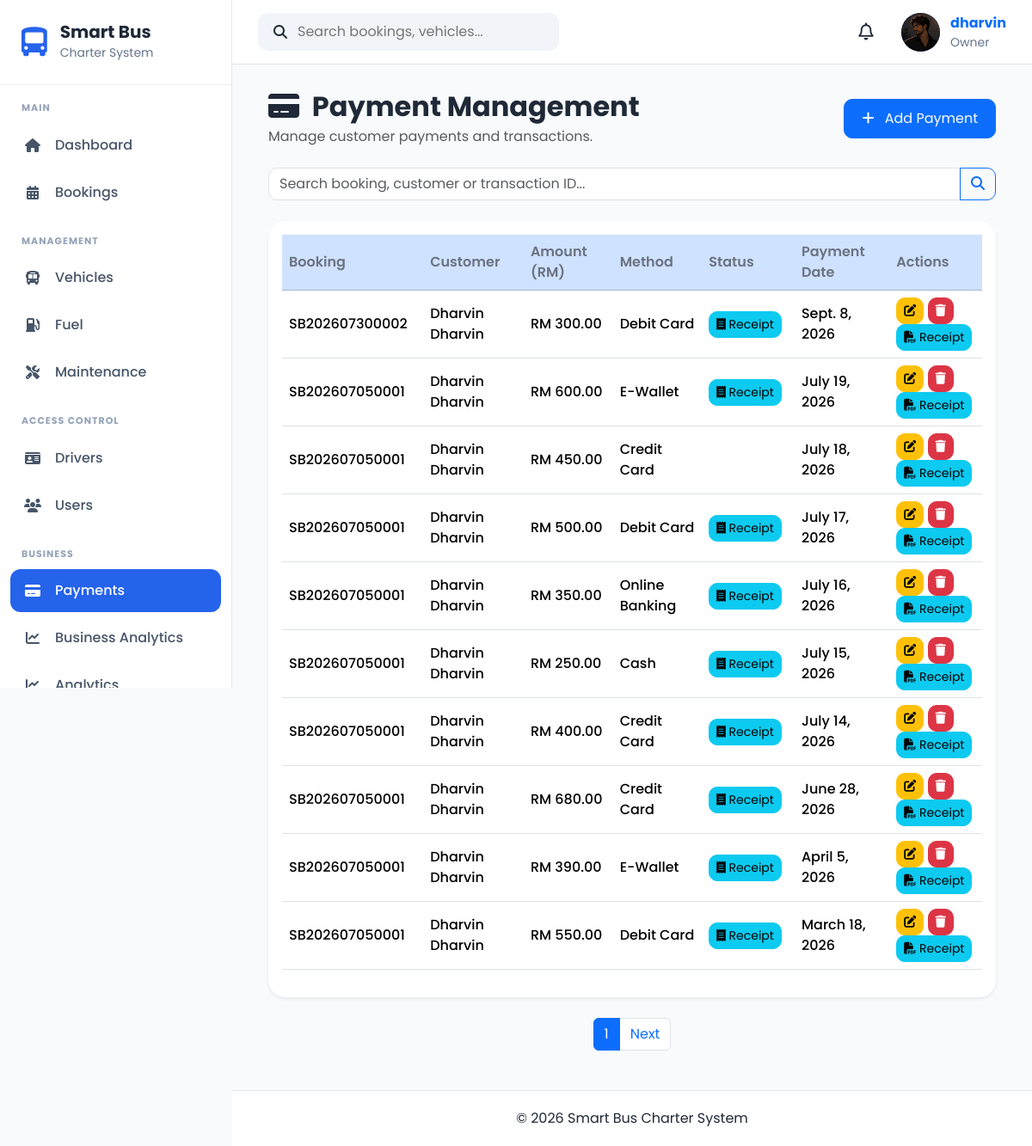
/payments/ (signed in), run on the app's committed database.
### apps/accounts/models.py (models this page shows, shortened)
class UserProfile(models.Model):
    OWNER = "Owner"
    ADMIN = "Admin"
    DRIVER = "Driver"
    CUSTOMER = "Customer"
    ROLE_CHOICES = [
        (OWNER, "Owner"),
        (ADMIN, "Admin"),
        (DRIVER, "Driver"),
        (CUSTOMER, "Customer"),
    ]
    GENDER_CHOICES = [
        ("Male", "Male"),
        ("Female", "Female"),
        ("Other", "Other"),
    ]
    user = models.OneToOneField(
        User,
        on_delete=models.CASCADE,
        related_name="profile"
    )
    role = models.CharField(
        max_length=20,
        choices=ROLE_CHOICES,
        default=CUSTOMER
    )
    phone = models.CharField(
        max_length=20,
        blank=True
    )
    address = models.TextField(
        blank=True
    )
    city = models.CharField(
        max_length=100,
        blank=True
    )
    state = models.CharField(
        max_length=100,
        blank=True
    )
    postcode = models.CharField(
        max_length=20,
        blank=True
    )
    country = models.CharField(
        max_length=100,
        default="Malaysia"
    )
    gender = models.CharField(
        max_length=10,
        choices=GENDER_CHOICES,
        blank=True
    )
    profile_picture = models.ImageField(
        upload_to="profile_pictures/",
        blank=True,
        null=True
    )
    must_change_password = models.BooleanField(default=False)
    created_at = models.DateTimeField(
        auto_now_add=True
    )
    updated_at = models.DateTimeField(
        auto_now=True
    )

### apps/payments/models.py (models this page shows, shortened)
class Payment(models.Model):
    PAYMENT_METHOD_CHOICES = [
        ("Cash", "Cash"),
        ("Credit Card", "Credit Card"),
        ("Debit Card", "Debit Card"),
        ("Online Banking", "Online Banking"),
        ("E-Wallet", "E-Wallet"),
        ("Bank Transfer", "Bank Transfer"),
    ]
    PAYMENT_STATUS_CHOICES = [
        ("Pending", "Pending"),
        ("Paid", "Paid"),
        ("Partially Paid", "Partially Paid"),
        ("Refunded", "Refunded"),
        ("Cancelled", "Cancelled"),
    ]
    booking = models.ForeignKey(
        Booking,
        on_delete=models.CASCADE,
        related_name="payments"
    )
    amount = models.DecimalField(
        max_digits=10,
        decimal_places=2
    )
    payment_method = models.CharField(
        max_length=30,
        choices=PAYMENT_METHOD_CHOICES
    )
    payment_status = models.CharField(
        max_length=20,
        choices=PAYMENT_STATUS_CHOICES,
        default="Pending"
    )
    transaction_id = models.CharField(
        max_length=100,
        blank=True,
        null=True
    )
    payment_date = models.DateField()
    remarks = models.TextField(
        blank=True,
        null=True
    )
    created_at = models.DateTimeField(auto_now_add=True)
    updated_at = models.DateTimeField(auto_now=True)

### apps/bookings/models.py (models this page shows, shortened)
class Booking(models.Model):
    STATUS_CHOICES = [
        ("Pending", "Pending"),
        ("Confirmed", "Confirmed"),
        ("Completed", "Completed"),
        ("Cancelled", "Cancelled"),
    ]
    PAYMENT_CHOICES = [
        ("Pending", "Pending"),
        ("Paid", "Paid"),
        ("Refunded", "Refunded"),
    ]
    booking_number = models.CharField(
        max_length=20,
        unique=True,
        blank=True,
    )
    customer = models.ForeignKey(
        Customer,
        on_delete=models.CASCADE,
        related_name="bookings",
    )
    vehicle = models.ForeignKey(
        Vehicle,
        on_delete=models.PROTECT,
        related_name="bookings",
    )
    driver = models.ForeignKey(
        Driver,
        on_delete=models.PROTECT,
        related_name="bookings",
    )
    pickup_location = models.CharField(max_length=150)
    destination = models.CharField(max_length=150)
    travel_date = models.DateField()
    departure_time = models.TimeField()
    return_date = models.DateField(
        blank=True,
        null=True,
    )
    passenger_count = models.PositiveIntegerField()
    total_price = models.DecimalField(
        max_digits=10,
        decimal_places=2,
        default=0,
    )
    booking_status = models.CharField(
        max_length=20,
        choices=STATUS_CHOICES,
        default="Pending",
    )
    payment_status = models.CharField(
        max_length=20,
        choices=PAYMENT_CHOICES,
        default="Pending",
    )
    remarks = models.TextField(
        blank=True,
    )
    created_at = models.DateTimeField(
        default=timezone.now,
    )
    updated_at = models.DateTimeField(
        auto_now=True,
    )
    class Meta:
        ordering = ["-travel_date", "-created_at"]

### apps/customers/models.py (models this page shows, shortened)
class Customer(models.Model):
    GENDER_CHOICES = [
        ("Male", "Male"),
        ("Female", "Female"),
        ("Other", "Other"),
    ]
    first_name = models.CharField(
        max_length=100
    )
    last_name = models.CharField(
        max_length=100
    )
    email = models.EmailField(
        unique=True
    )
    phone = models.CharField(
        max_length=20,
        unique=True
    )
    address = models.TextField()
    city = models.CharField(
        max_length=100
    )
    state = models.CharField(
        max_length=100
    )
    postcode = models.CharField(
        max_length=10
    )
    gender = models.CharField(
        max_length=10,
        choices=GENDER_CHOICES
    )
    profile_picture = models.ImageField(
        upload_to="customers/",
        blank=True,
        null=True
    )
    created_at = models.DateTimeField(
        auto_now_add=True
    )
    updated_at = models.DateTimeField(
        auto_now=True
    )

### apps/payments/views.py (the view, shortened to what this page needs)
@login_required
def payment_list(request):
    role = request.user.profile.role
    payments = Payment.objects.select_related(
        "booking",
        "booking__customer"
    ).order_by("-payment_date")
    if role == "customer":
        payments = payments.filter(
            booking__customer=request.user.profile.user
        )
    elif role in ["Owner", "Admin"]:
        payments = payments
    else:
        payments = payments.none()
    search = request.GET.get("search", "").strip()
    paginator = Paginator(payments, 10)
    page_number = request.GET.get("page")
    page_obj = paginator.get_page(page_number)
    context = {
        "page_obj": page_obj,
        "payments": page_obj,
        "search": search,
        "is_paginated": page_obj.has_other_pages(),
        "role": role,
    }
    return render(
        request,
        "payments/payment_list.html",
        context,
    )

### apps/accounts/context_processors.py (called while the page is built)
def user_role(request):
    role = None
    if request.user.is_authenticated:
        try:
            role = request.user.profile.role
        except Exception:
            role = None
    return {
        "user_role": role
    }

### apps/notifications/context_processors.py (called while the page is built)
def notification_context(request):
    if not request.user.is_authenticated:
        return {}
    notifications = (
        NotificationRecipient.objects
        .filter(user=request.user)
        .select_related("notification")
        .order_by("-notification__created_at")[:5]
    )
    unread_count = (
        NotificationRecipient.objects
        .filter(
            user=request.user,
            is_read=False
        )
        .count()
    )
    return {
        "navbar_notifications": notifications,
        "unread_notifications": unread_count,
    }

### templates/payments/payment_list.html (shortened to what this page needs)
{% extends "crud/base_list.html" %}
{% block header_title %}
<i class="fas fa-credit-card me-2"></i>
Payment Management
{% endblock %}
{% block header_subtitle %}
Manage customer payments and transactions.
{% endblock %}
{% block add_button %}
{% if role == "Owner" or role == "Admin" %}
    <a href="{% url 'payments:payment_create' %}" class="btn btn-primary">
        <i class="fas fa-plus me-2"></i>
        Add Payment
    </a>
{% endif %}
{% endblock %}
{% block search %}
<form method="GET" class="mb-4">
    <div class="input-group">
        <input
            type="text"
            name="search"
            value="{{ search }}"
            class="form-control"
            placeholder="{% if role == 'Customer' %}Search booking or transaction ID...
            {% else %}Search booking, customer or transaction ID...
            {% endif %}">
        <button class="btn btn-outline-primary" type="submit">
            <i class="fas fa-search"></i>
        </button>
    </div>
</form>
{% endblock %}
{% block table %}
<table class="table table-hover align-middle">
    <thead class="table-primary">
        <tr>
            <th>Booking</th>
            <th>Customer</th>
            <th>Amount (RM)</th>
            <th>Method</th>
            <th>Status</th>
            <th>Payment Date</th>
            <th width="170">Actions</th>
        </tr>
    </thead>
    <tbody>
    {% for payment in payments %}
        <tr>
            <td>
                {{ payment.booking.booking_number }}
            </td>
            <td>
                {{ payment.booking.customer.first_name }}
                {{ payment.booking.customer.last_name }}
            </td>
            <td>
                RM {{ payment.amount }}
            </td>
            <td>
                {{ payment.payment_method }}
            </td>
            <td>
                {% if payment.payment_status == "Paid" %}
                    <a href="{% url 'payments:payment_receipt' payment.pk %}"
                    class="btn btn-info btn-sm">
                        <i class="fa-solid fa-receipt"></i>
                        Receipt
                    </a>
                {% elif payment.payment_status == "Refunded" %}
                    <span class="badge bg-secondary">
                        Refunded
                    </span>
                {% elif payment.payment_status == "Cancelled" %}
                    <span class="badge bg-danger">
                        Cancelled
                    </span>
                {% endif %}
            </td>
            <td>
                {{ payment.payment_date }}
            </td>
            <td>
                <a href="{% url 'payments:payment_update' payment.pk %}"
                   class="btn btn-warning btn-sm">
                    <i class="fas fa-edit"></i>
                </a>
                <a href="{% url 'payments:payment_delete' payment.pk %}"
                   class="btn btn-danger btn-sm">
                    <i class="fas fa-trash"></i>
                </a>
                <a href="{% url 'payments:payment_receipt' payment.id %}"
                   class="btn btn-info btn-sm">
                    <i class="fa-solid fa-file-pdf"></i>
                    Receipt
                </a>
            </td>
        </tr>
    {% endfor %}
    </tbody>
</table>
{% endblock %}
{% block pagination %}
{% if is_paginated %}
<nav>
    <ul class="pagination justify-content-center">
        <li class="page-item active">
            <span class="page-link">
                {{ page_obj.number }}
            </span>
        </li>
        {% if page_obj.has_next %}
        <li class="page-item">
            <a class="page-link"
               href="?search={{ search }}&page={{ page_obj.next_page_number }}">
                Next
            </a>
        </li>
        {% endif %}
    </ul>
</nav>
{% endif %}
{% endblock %}

### templates/components/navbar.html (shortened to what this page needs)
{% load static %}
<nav class="navbar-custom">
    <div class="navbar-left">
        <div class="search-box">
            <i class="fa-solid fa-magnifying-glass"></i>
            <input
                type="text"
                placeholder="Search bookings, vehicles..."
            >
        </div>
    </div>
    <div class="navbar-right">
            <div class="notification-icon">
                <button
                    class="notification-btn"
                    id = "notificationBtn">
                    <i class="fa-regular fa-bell"></i>
                </button>
            </div>
        <a href="{% url 'accounts:profile' %}" class="profile-link">
            <div class="profile-menu">
                {% if request.user.profile.profile_picture %}
                    <img
                        src="{{ request.user.profile.profile_picture.url }}"
                        alt="Profile Picture"
                        class="profile-avatar profile-image"
                    >
                {% else %}
                    <div class="profile-avatar">
                        {{ request.user.username|first|upper }}
                    </div>
                {% endif %}
                <div class="profile-info">
                    <strong>{{ request.user.username }}</strong>
                    <small>
                        {{ request.user.profile.role|default:"User" }}
                    </small>
                </div>
            </div>
        </a>
    </div>
</nav>

### static/css/base.css (style rules this page uses)
* { margin:0; padding:0; box-sizing:border-box; font-family:'Poppins',sans-serif; }
body { background:#F8FAFC; color:#1F2937; overflow-x:hidden; }
a { text-decoration:none; }

### static/css/layout.css (style rules this page uses)
.navbar-custom { height:75px; background:#ffffff; display:flex; justify-content:space-between; align-items:center; padding:0 30px; border-bottom:1px solid #E5E7EB; }
.navbar-left { display:flex; align-items:center; gap:20px; }
.search-box { display:flex; align-items:center; gap:12px; background:#F1F5F9; padding:10px 18px; border-radius:12px; width:350px; }
.search-box input { border:none; background:none; width:100%; outline:none; }
.navbar-right { display:flex; align-items:center; gap:20px; }
.notification-btn { position:relative; width:42px; height:42px; border:none; border-radius:50%; background:#fff; display:flex; justify-content:center; align-items:center; cursor:pointer; z-index:2000; }
.notification-icon { position:relative; z-index:2000; }
.profile-menu { display:flex; align-items:center; gap:12px; }
.profile-avatar { width:45px; height:45px; background:#2563EB; color:white; border-radius:50%; display:flex; justify-content:center; align-items:center; font-weight:700; }
.profile-info { display:flex; flex-direction:column; }
.profile-info small { color:#64748B; }

### static/css/components.css (style rules this page uses)
.notification-btn i { font-size:20px; color:#1f2937; }

### static/css/crud.css (style rules this page uses)
.table thead { background:#0d6efd; color:white; }
.table th { vertical-align:middle; }
.table td { vertical-align:middle; }
.btn { border-radius:10px; }
.form-control, .form-select { border-radius:10px; }

### static/css/profile.css (style rules this page uses)
.table th { width:220px; color:#6b7280; font-weight:600; }
.table td { font-weight:500; }
.btn-primary { border-radius:10px; padding:10px 20px; }

### data on the page
Payment: booking.booking_number "SB202607300002", booking.customer.first_name "Dharvin", booking.customer.last_name "Dharvin", amount "300.00", payment_method "Debit Card", payment_status "Paid" (drawn), payment_date "Sept. 8, 2026"
Payment: booking.booking_number "SB202607050001", booking.customer.first_name "Dharvin", booking.customer.last_name "Dharvin", amount "600.00", payment_method "E-Wallet", payment_status "Paid" (drawn), payment_date "July 19, 2026"
Payment: booking.booking_number "SB202607050001", booking.customer.first_name "Dharvin", booking.customer.last_name "Dharvin", amount "450.00", payment_method "Credit Card", payment_date "July 18, 2026"
Payment: booking.booking_number "SB202607050001", booking.customer.first_name "Dharvin", booking.customer.last_name "Dharvin", amount "500.00", payment_method "Debit Card", payment_status "Paid" (drawn), payment_date "July 17, 2026"
Payment: booking.booking_number "SB202607050001", booking.customer.first_name "Dharvin", booking.customer.last_name "Dharvin", amount "350.00", payment_method "Online Banking", payment_status "Paid" (drawn), payment_date "July 16, 2026"
Payment: booking.booking_number "SB202607050001", booking.customer.first_name "Dharvin", booking.customer.last_name "Dharvin", amount "250.00", payment_method "Cash", payment_status "Paid" (drawn), payment_date "July 15, 2026"
Payment: booking.booking_number "SB202607050001", booking.customer.first_name "Dharvin", booking.customer.last_name "Dharvin", amount "400.00", payment_method "Credit Card", payment_status "Paid" (drawn), payment_date "July 14, 2026"
Payment: booking.booking_number "SB202607050001", booking.customer.first_name "Dharvin", booking.customer.last_name "Dharvin", amount "680.00", payment_method "Credit Card", payment_status "Paid" (drawn), payment_date "June 28, 2026"
Payment: booking.booking_number "SB202607050001", booking.customer.first_name "Dharvin", booking.customer.last_name "Dharvin", amount "390.00", payment_method "E-Wallet", payment_status "Paid" (drawn), payment_date "April 5, 2026"
Payment: booking.booking_number "SB202607050001", booking.customer.first_name "Dharvin", booking.customer.last_name "Dharvin", amount "550.00", payment_method "Debit Card", payment_status "Paid" (drawn), payment_date "March 18, 2026"

### other printed values
{{ request.user.username }} "dharvin"
{{ request.user.profile.role|default:"User" }} "Owner"
{{ page_obj.number }} "1"
